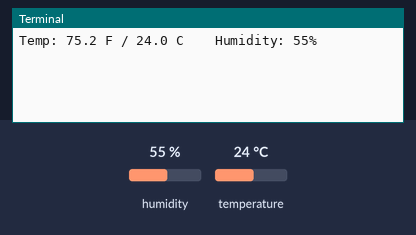
A program run on a simulated Raspberry Pi (BCM pin numbers). Parts: the last lines printed to the terminal. Inputs (shaded band) come from the test bench; at power-on: humidity 55 %, temperature 24 °C.

Above: at 1.2 s.
1.3 s: humidity set to 22 %
At 2.1 s:
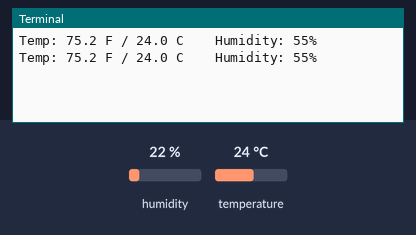
3.0 s: temperature set to 12 °C
At 4.5 s:
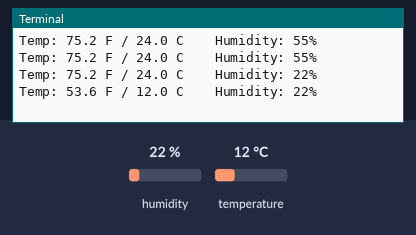
4.7 s: humidity set to 40 %
At 5.9 s:
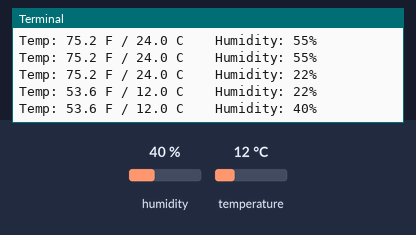
Timing chart, 0 to 7.7 s (numbered marks = the images above; inputs shaded):
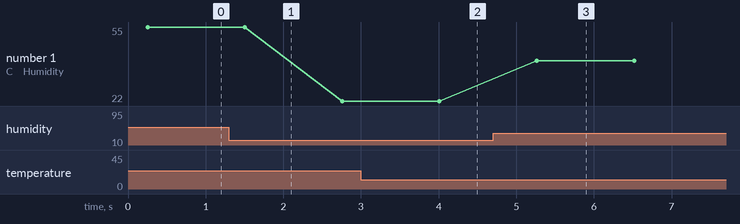

Measured:
- after the input at 3.0 s, the terminal: prints a new line after 1.0 s (image 2)
- after the input at 4.7 s, the terminal: prints a new line after 0.56 s (image 3)
- plotted number 1: 55 → 22 after the input at 1.3 s, 22 → 40 after the input at 4.7 s

The program:

main.py
```python
import time
import board
import adafruit_dht

# Initial the dht device, with data pin connected to:
dhtDevice = adafruit_dht.DHT11(board.D23)

# you can pass DHT22 use_pulseio=False if you wouldn't like to use pulseio.
# This may be necessary on a Linux single board computer like the Raspberry Pi,
# but it will not work in CircuitPython.
# dhtDevice = adafruit_dht.DHT22(board.D18, use_pulseio=False)

while True:
    try:
        # Print the values to the serial port
        temperature_c = dhtDevice.temperature
        temperature_f = temperature_c * (9 / 5) + 32
        humidity = dhtDevice.humidity
        print(
            "Temp: {:.1f} F / {:.1f} C    Humidity: {}% ".format(
                temperature_f, temperature_c, humidity
            )
        )

    except RuntimeError as error:
        # Errors happen fairly often, DHT's are hard to read, just keep going
        print(error.args[0])
        time.sleep(2.0)
        continue
    except Exception as error:
        dhtDevice.exit()
        raise error

    time.sleep(1.0)
```
